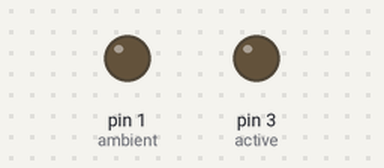
Bench run of a sketch on a simulated Arduino Uno, built with avr-gcc and run on an emulated ATmega328P. On the bench: output pins drawn as LEDs (lit = HIGH).

Above: at 60.1 s.
At 113.1 s:
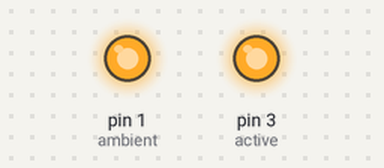
At 128.1 s:
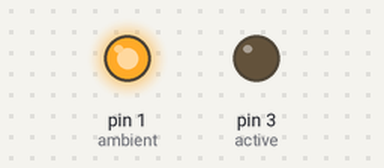
Timing chart, 0 to 129.6 s (numbered marks = the images above):
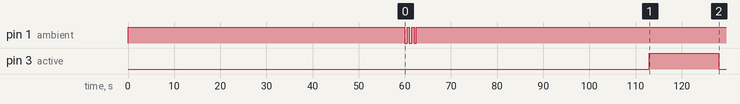

Measured:
- by itself, pin 3 (active): HIGH → LOW at 128 s

The sketch:

master_script.ino
```cpp
/*
 *  Written by Mason Weinstock for 2-transistor rig
 * Last updated: 12/12/22
 *
 * To use script, change parameters below, plug in arduino and select 'Sketch->Upload.' This file is read-only such that
 * users don't overwrite default parameters. It is recommended users save parameters in an excperiment by selecting,
 * 'Save-As,' and creating a new file in the folder with the user's optogenetics videos.
 *
 * See bottom of page for software AND hardware instructions
 */

////////////////////////////////////////////////////////////////////////////////////////////////////////////////////////////////

// To change code/cycle parameters, edit the below values

        int numBouts;                 // users ignore
        #define ambient 1            // pin to IR backlights
        #define active 3             // [MUST BE ODD #] pin to red/green + indicator lights

        unsigned long lightOn = 15;   // time (sec) the active lights will be on each cycle
        unsigned long lightOff = 45;  // time (sec) the active lights will be off each cycle
        unsigned long prepTime = 60;  // time (sec) after boot-up before signal to record
        int numFlashes = 3;          // # of flashes indicating signal to begin recording
        int recordingWarning = 5;    // time (sec) after flashing signal for user to press record

// Operation mode: ramping or normal
        bool ramping = false;         // set to true if you want intensity to ramp
        int activeIntensity = 255;    // active light intensity for *NON-RAMPING* mode
        int activeIntensities[] = {    // active light intensities for *RAMPING* mode: default ramps +10%/cycle
            25, 50, 75, 100, 125, 150, 175, 200, 225, 255
            };

////////////////////////////////////////////////////////////////////////////////////////////////////////////////////////////////

void setup() {
    //convert human input -> arduino language //
    lightOn = lightOn * 1000;
    lightOff = lightOff * 1000;
    prepTime = prepTime * 1000;
    recordingWarning = recordingWarning * 1000;

    //deduce number of bouts desired by user
    numBouts = sizeof(activeIntensities)/sizeof(int);

    // setting  pins to output mode
    pinMode(ambient, OUTPUT);
    pinMode(active, OUTPUT);

   //turn on backlight, wait prepTime (sec)
    digitalWrite(ambient, HIGH);
    delay(prepTime);

  // flash the backlights as
  // signal to press 'record'
    for(int i = 0; i < numFlashes; i++) {
        digitalWrite(ambient, LOW);
        delay(500);
        digitalWrite(ambient, HIGH);
        delay(500);
    }
    // delay specified seconds, then begin main cycle
    delay(recordingWarning);
    loop();
}

void loop() {

      // ramping mode
      if(ramping==true) {

        // ramp intensity $numBouts times, with intensities of params
        for(int i = 0; i < numBouts; i++) {
          // turn active lights off for specified duration
          digitalWrite(active, LOW);
          delay(lightOff);

          // turn active lights on for specified duration
          analogWrite(active, activeIntensities[i]);
          delay(lightOn);
        }

        // after ramping is done, turn lights off, end program
        digitalWrite(active, LOW);
        digitalWrite(ambient, LOW);
        exit(0);
      }

      // normal mode
      else {
        // turn active lights off for specified duration
        digitalWrite(active, LOW);
        delay(lightOff);

        // turn active lights on for specified duration
        analogWrite(active, activeIntensity);
        delay(lightOn);
      }
}

/*
 *  Software
 *    Program flow
 *      After arduino is powered, IR backlights are powered for $prepTime seconds so the user can focus
 *      the camera, align chambers, attach indicator strip, etc. After this period, the backlights will
 *      flash $numFlashes times, signalling the user to press record on SpinView/DigitalViewer software.
 *      The user will then have $recordingWarning seconds to press record before the program's main loop
 *      will begin. The main loop begins with $lightOff seconds of only-IR exposure, before the first pulse
 *      of active lights for $lightOn seconds.
 *
 *  Hardware
 *   Notes
 *     The power rails on this breadboard are not set up as usual. The (+) rails *will*
 *     act as a typical (+) rails (carrying current), but the (-) rails serves only to connect
 *     the various (-) ends of the lightstrips in parallel. They only connect to true ground (-)
 *     when the transistor is powered.
 *
 *     The power rails on this breadboard are not set up as usual. The (+) rails *will*
 *     as a typical (+) rails (carrying current), but the (-) rails serves only to connect
 *     various (-) ends of the lightstrips in parallel. They only connect to true ground (-)
 *     the transistor is powered.
 *
 *   Instructions:
 *     1. *Through a 1kOHM resistor*, connect pin 1 (base) of *each* transistor to its own arduino digi. pin, for switch control.
 *     2. Connect the power supply's (+) terminal to the closer of the two (+) rails. This rail is now powered.
 *     3. Connect the power supply's (-) terminal to an arbitrary row of 5 squares, which will be our grounding squares.
 *     4. Connect another square in this row to the arduino's digital GND pin, grounding it.
 *     5. Connect another square in this row to pin 3 (emitter) of transistor 1. Now these transistors are grounded... when the transistor is 'open.'
 *     6. Connect one of the transistor's middle pins (collector) its own (+) rail. E.g., connect transistor 1 (IR lights) to the closest (-) rail.
 *     7. Connect IR (+)-leads to this close (+) rail, and the (-) lead to the '(-) rail.' Remember that current only flows if transistor permits.
 *     8. Connect the two (+) rails with a wire, such that the power supply's (+) lead now powers both (+) rails.
 *     9. Repeat steps (5-7) for the other transistor, using the other (-) rail. Now the transistors and lightstrips will function independently of one another!
 *     9b. Step 8 must be repeated (wiring together the (+) rails), as must step 5 (middle pin to further (-) rail), whenever switching active light breadboard rails.
 */
```
